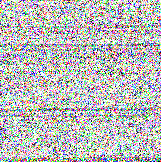
#> input picture augmented_images/word_pdfs_png/Abraham_Lincoln__noise.png, 161 x 162 px, found by its file name; its folder holds only this picture in this run
$ python task3.py
#> lines starting #> are read from the running program, lines starting #| are printed output that depends on the picture
import os
import numpy as np
from PIL import Image
import matplotlib.pyplot as plt

from sklearn.model_selection import train_test_split
from sklearn.preprocessing import StandardScaler
from sklearn.svm import SVC
from sklearn.linear_model import SGDClassifier
from sklearn.metrics import accuracy_score, confusion_matrix, classification_report


def load_original_dataset(
    word_dir='word_pdfs_png',
    google_dir='google_docs_pdfs_png',
    python_dir='python_pdfs_png',
    target_size=(200, 200),
    max_samples_per_class=None
):
#> called with word_dir = 'word_pdfs_png', google_dir = 'google_docs_pdfs_png', python_dir = 'python_pdfs_png', target_size = (200, 200)
    X = []
    y = []

    # This stores the three class folders in one structure
    folder_info = [
        (word_dir, 0, "Word"),
        (google_dir, 1, "Google"),
        (python_dir, 2, "Python")
    ]

    # This keeps all the png files only
    for folder, label, name in folder_info:
        files = [f for f in os.listdir(folder) if f.endswith('.png')]

        if max_samples_per_class is not None:
            files = files[:max_samples_per_class]

        print(f"Loading {len(files)} original {name} images...")

        # Build path, convert to grayscale, resize, flatten
        for filename in files:
            path = os.path.join(folder, filename)
            img = Image.open(path).convert('L')
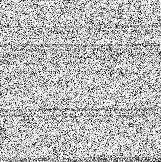
#> img: PIL image 161x162 L; min 1, max 255, mean 186.9
            img = img.resize(target_size, Image.LANCZOS)
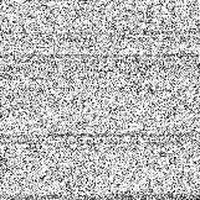
#> img: PIL image 200x200 L; min 0, max 255, mean 185.7
            img_array = np.array(img).flatten()

            X.append(img_array)
            y.append(label)

    X = np.array(X)
    y = np.array(y)

    print(f"Original dataset loaded: {X.shape[0]} samples, {X.shape[1]} features")
    print(f"Class counts: Word={np.sum(y==0)}, Google={np.sum(y==1)}, Python={np.sum(y==2)}")

    return X, y


# [85 lines left out: functions load_augmentation_dataset, train_models, evaluate_model, plot_robustness, not called in this run]


def main():
    print("=" * 60)
    print("TASK 3 - ROBUSTNESS ANALYSIS")
    print("=" * 60)

    # 1. Load original images only
    X, y = load_original_dataset()

    # 2. Scale original features
    scaler = StandardScaler()
    X_scaled = scaler.fit_transform(X)

    # 3. Split originals into train and test
    X_train, X_test, y_train, y_test = train_test_split(
        X_scaled,
        y,
        test_size=0.2,
        random_state=42,
        stratify=y
    )

    print(f"\nTraining set size: {X_train.shape[0]}")
    print(f"Original test set size: {X_test.shape[0]}")

    # 4. Train models on original training data only
    svm_model, sgd_model = train_models(X_train, y_train)

    # 5. Store results
    results = {}

    # 6. Baseline evaluation on original test set
    results['original'] = {
        'svm': evaluate_model(svm_model, X_test, y_test, 'SVM on original test set'),
        'sgd': evaluate_model(sgd_model, X_test, y_test, 'SGD on original test set')
    }

    # 7. Evaluate on each augmentation type separately
    for aug_type in ['noise', 'jpeg', 'downsample', 'crop', 'bitdepth']:
        print("\n" + "=" * 60)
        print(f"TESTING AUGMENTATION: {aug_type}")
        print("=" * 60)

        X_aug, y_aug = load_augmentation_dataset(aug_type)

        # IMPORTANT: use the scaler fitted on original data
        X_aug_scaled = scaler.transform(X_aug)

        results[aug_type] = {
            'svm': evaluate_model(svm_model, X_aug_scaled, y_aug, f'SVM on {aug_type}'),
            'sgd': evaluate_model(sgd_model, X_aug_scaled, y_aug, f'SGD on {aug_type}')
        }

    # 8. Print Summary
    print("\n" + "=" * 60)
    print("ROBUSTNESS SUMMARY")
    print("=" * 60)

    for condition, scores in results.items():
        print(f"{condition:12s} SVM={scores['svm']:.4f} SGD={scores['sgd']:.4f}")

    # 9. Save robustness plot
    plot_robustness(results)


if __name__ == "__main__":
#> (the run stopped early here; a loop or call above may not have finished)
